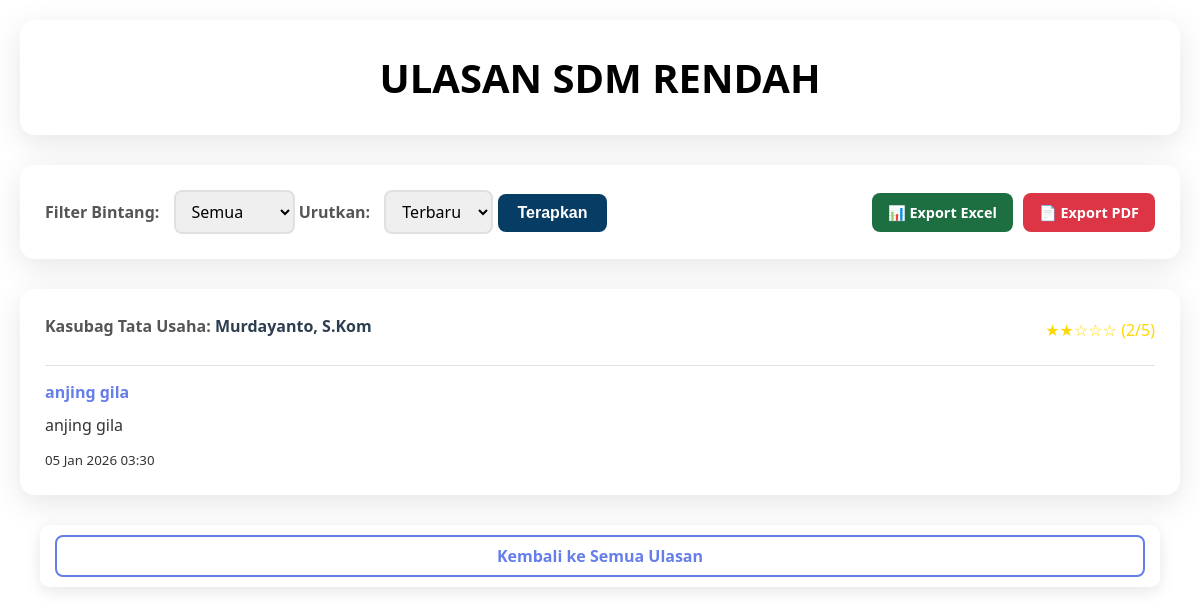
/sdmrendah.php, run on the app's committed database.
### tables this page shows
CREATE TABLE `ulasan_sdm_rendah` (
  `id` int(11) NOT NULL,
  `tenaga_id` int(11) NOT NULL,
  `nama_reviewer` varchar(255) NOT NULL,
  `rating` int(11) NOT NULL CHECK (`rating` >= 1 and `rating` <= 5),
  `komentar` text DEFAULT NULL,
  `tanggal` timestamp NOT NULL DEFAULT current_timestamp()
);

CREATE TABLE `tenaga_kependidikan` (
  `id` int(11) NOT NULL,
  `nama` varchar(255) NOT NULL,
  `jabatan` varchar(255) NOT NULL,
  `nik` varchar(4) NOT NULL,
  `email` varchar(255) DEFAULT NULL,
  `foto` varchar(255) DEFAULT NULL,
  `created_at` timestamp NOT NULL DEFAULT current_timestamp()
);

### sdmrendah.php (the view, shortened to what this page needs)
<?php
include 'config.php';
    ?>
    <?php
$sort = isset($_GET['sort']) ? $_GET['sort'] : 'newest';
$where_clause = "";
$order_clause = "";
switch ($sort) {
    case 'newest':
    default:
        $order_clause = "ORDER BY u.tanggal DESC";
        break;
}
$query = "
    SELECT u.*, tk.nama as staff_name, tk.jabatan as staff_position
    FROM ulasan_sdm_rendah u
    JOIN tenaga_kependidikan tk ON u.tenaga_id = tk.id
    $where_clause
    $order_clause
";
$result = $conn->query($query);
function displayStars($rating) {
    $stars = '';
    for ($i = 1; $i <= 5; $i++) {
        $stars .= ($i <= $rating) ? '★' : '☆';
    }
    return $stars;
}
?>
<!DOCTYPE html>
<html lang="id">
<head>
    <link rel="stylesheet" href="style.css">
</head>
<body>
    <div class="header">
        <h1>ULASAN SDM RENDAH</h1>
    </div>
    <div class="filters">
        <form method="GET" action="sdmrendah.php">
            <label for="rating">Filter Bintang:</label>
            <select name="rating" id="rating">
                <option value="">Semua</option>
            </select>
            <label for="sort">Urutkan:</label>
            <select name="sort" id="sort">
                <option value="newest" <?php if ($sort == 'newest') echo 'selected'; ?>>Terbaru</option>
            </select>
            <button type="submit">Terapkan</button>
        </form>
        <div class="export-buttons">
            <a href="sdmrendah.php?export=excel" class="export-btn export-excel">📊 Export Excel</a>
            <a href="sdmrendah.php?export=pdf" class="export-btn export-pdf">📄 Export PDF</a>
        </div>
    </div>
    <div class="reviews-container">
        <?php if ($result->num_rows > 0): ?>
            <?php while ($review = $result->fetch_assoc()): ?>
                <div class="review-card">
                    <div class="review-header">
                        <div class="staff-info">
                            <strong><?php echo htmlspecialchars($review['staff_position']); ?>:</strong> <?php echo htmlspecialchars($review['staff_name']); ?>
                        </div>
                        <div class="review-rating"><?php echo displayStars($review['rating']); ?> (<?php echo $review['rating']; ?>/5)</div>
                    </div>
                    <div class="review-author"><?php echo htmlspecialchars($review['nama_reviewer']); ?></div>
                    <div class="review-comment"><?php echo htmlspecialchars($review['komentar']); ?></div>
                    <small><?php echo date('d M Y H:i', strtotime($review['tanggal'])); ?></small>
                </div>
            <?php endwhile; ?>
        <?php else: ?>
            <p>Tidak ada ulasan SDM rendah yang sesuai dengan filter.</p>
        <?php endif; ?>
    </div>
    <div class="back-link-container">
        <div class="link-box">
            <a href="ulasan.php" class="back-link">Kembali ke Semua Ulasan</a>
        </div>
    </div>
</body>
</html>

### style.css (style rules this page uses)
body { font-family: 'Segoe UI', Tahoma, Geneva, Verdana, sans-serif; max-width: 1200px; margin: 0 auto; padding: 20px; background: linear-gradient(135deg, #ffffff 0%, #ffffff 100%); min-height: 100vh; color: #333; }
.header { text-align: center; background: rgba(255, 255, 255, 0.95); color: #333; padding: 30px; border-radius: 15px; margin-bottom: 30px; box-shadow: 0 8px 32px rgba(0, 0, 0, 0.1); backdrop-filter: blur(10px); position: relative; }
.header h1 { margin: 0; font-size: 2.5em; font-weight: 700; background: linear-gradient(135deg, #000000 0%, #000000 100%); -webkit-background-clip: text; -webkit-text-fill-color: transparent; background-clip: text; }
.staff-info { color: #555; margin-bottom: 15px; line-height: 1.6; }
.staff-info strong { color: #555; }
.review-author { font-weight: 600; color: #667eea; margin-bottom: 5px; }
.review-rating { color: #ffd700; margin-bottom: 8px; font-weight: 500; }
.back-link { color: #667eea; text-decoration: none; font-weight: 600; padding: 8px 16px; border: 2px solid #667eea; border-radius: 8px; transition: background-color 0.3s ease, color 0.3s ease; }
.filters { background: rgba(255, 255, 255, 0.95); border-radius: 15px; padding: 25px; margin-bottom: 30px; box-shadow: 0 8px 32px rgba(0, 0, 0, 0.1); backdrop-filter: blur(10px); display: flex; gap: 20px; align-items: center; flex-wrap: wrap; }
.filters label { font-weight: 600; color: #555; margin-right: 10px; }
.filters select { padding: 8px 12px; border: 2px solid #e0e0e0; border-radius: 8px; font-size: 1em; font-family: inherit; transition: border-color 0.3s ease; }
.filters button { background-color: #073c64; color: white; border: none; padding: 10px 20px; border-radius: 8px; font-size: 1em; font-weight: 600; cursor: pointer; transition: transform 0.2s ease, box-shadow 0.2s ease; }
.reviews-container { display: grid; gap: 20px; }
.review-card { background: rgba(255, 255, 255, 0.95); border-radius: 15px; padding: 25px; box-shadow: 0 8px 32px rgba(0, 0, 0, 0.1); backdrop-filter: blur(10px); transition: transform 0.3s ease, box-shadow 0.3s ease; }
.review-header { display: flex; justify-content: space-between; align-items: center; margin-bottom: 15px; border-bottom: 1px solid #e0e0e0; padding-bottom: 10px; }
.staff-info { font-weight: 600; color: #2c3e50; }
.review-author { font-weight: 600; color: #667eea; margin-bottom: 10px; }
.review-comment { margin-bottom: 10px; line-height: 1.6; }
.link-box { background: rgba(255, 255, 255, 0.95); border-radius: 10px; padding: 10px 15px; box-shadow: 0 4px 16px rgba(0, 0, 0, 0.1); backdrop-filter: blur(10px); transition: transform 0.3s ease, box-shadow 0.3s ease; }
.link-box a { color: #667eea; text-decoration: none; font-weight: 600; display: block; text-align: center; }
.back-link-container { text-align: right; margin-top: 30px; padding: 0 20px; }
.export-buttons { display: flex; gap: 12px; flex-wrap: wrap; }
.export-btn { display: inline-flex; align-items: center; gap: 8px; padding: 12px 24px; border-radius: 10px; font-size: 0.95em; font-weight: 600; cursor: pointer; transition: all 0.3s ease; text-decoration: none; border: none; font-family: inherit; }

### sdmrendah.php (style rules this page uses)
.export-buttons { display: flex; gap: 10px; margin-left: auto; }
.export-btn { display: inline-block; padding: 10px 16px; border-radius: 8px; text-decoration: none; font-weight: 600; font-size: 0.9em; transition: transform 0.2s, box-shadow 0.2s; }
.export-excel { background: #1d6f42; color: white; }
.export-pdf { background: #dc3545; color: white; }

### data on the page
ulasan_sdm_rendah: tenaga.jabatan "Kasubag Tata Usaha", tenaga.nama "Murdayanto, S.Kom", rating "★★☆☆☆", rating "2", nama_reviewer "anjing gila", komentar "anjing gila", tanggal "05 Jan 2026 03:30"
